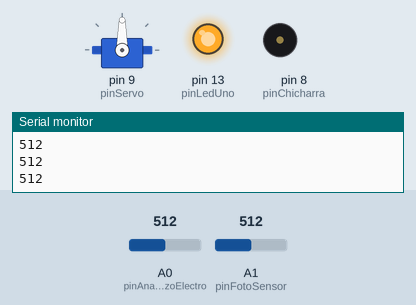
Simulated run of this sketch. Board: Arduino Uno, built with avr-gcc and run on an emulated ATmega328P. On the bench: servo, output pins drawn as LEDs (lit = HIGH), buzzer (waves = sounding), the last lines printed to the serial monitor. Inputs (shaded band) come from the test bench; at power-on: A1 (pinFotoSensor) = 512, A0 (pinAnalogoPiezoElectro) = 512.

Above: at 6.8 s.
6.9 s: A1 (pinFotoSensor) set to 888
8.4 s: A1 (pinFotoSensor) set to 913
At 8.52 s:
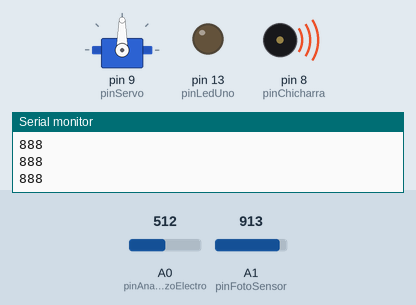
At 9.8 s:
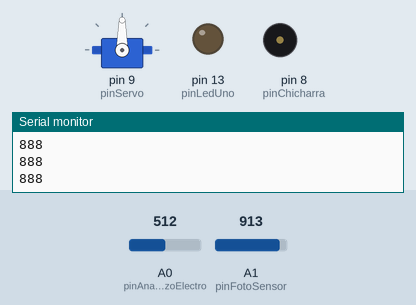
Timing chart, 0 to 12.8 s (numbered marks = the images above; inputs shaded):
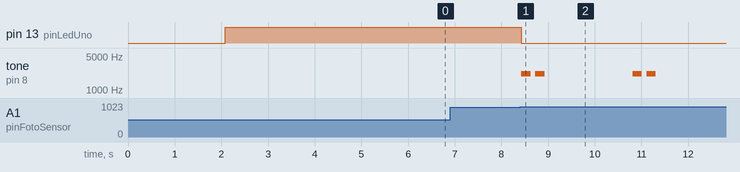

The sketch:

app.ino
```cpp
#include <Servo.h>

Servo servo;
byte pinServo=9;
byte posServo=0;

byte pinLedUno = 13;
byte pinChicharra= 8;

int pinAnalogoPiezoElectro = A0;

int pinPulzador=7;

byte pinFotoSensor= A1;

int e = 0;
int state = LOW;
int stateFotoSensor=LOW;

void setup()
{
    Serial.begin(115200);
    servo.attach(pinServo); // servo

    pinMode(LED_BUILTIN, OUTPUT); // led del pin 13---se usa como bandera

    pinMode(pinChicharra, OUTPUT); // chicharra
    pinMode(pinLedUno, OUTPUT); // chicharra

    pinMode(pinFotoSensor, INPUT); // analogo
}

void loop(){
    Serial.println(analogRead(pinFotoSensor));
    chicharraHorno(pinChicharra, 0);

    // delay(500);
    if (e == 0){
        girarServo(servo, 0);
    }
    if (piezoElectrico(pinAnalogoPiezoElectro) == HIGH & e==0)
    {
        leds(pinLedUno, 1);
        girarServo(servo, 1);
        e++;
        delay(3000);
    }
    if (fotorresistor(pinFotoSensor) == HIGH & e == 1)
    {
        leds(pinLedUno, 0);
        chicharraHorno(pinChicharra, HIGH);
        girarServo(servo, 0);
        chicharraHorno(pinChicharra, HIGH);
        e++;
        // delay(3000);
    }
}

//---------FUNCIONES----------------
// FOTO RESISTOR
byte fotorresistor(byte pinFotoSensor)
{
    // Serial.println(analogRead(pinFotoSensor));
    if (analogRead(pinFotoSensor)>900){
        stateFotoSensor=!stateFotoSensor;
        return stateFotoSensor;
    }
    return stateFotoSensor;
}
//PIEZO ELECTRICO
byte piezoElectrico(int pinAnalogoPiezoElectro)
{
    if(analogRead(pinAnalogoPiezoElectro)>100){
        state = !state;
        delay(300);
        return state;
    }
    // Serial.println(state);
    return state;
}
//PULZADOR
byte pulzador(int pinPulzador)
{
    if (digitalRead(pinPulzador) == HIGH)
    {
        // Serial.println(state);
        state = !state;
        delay(200);
        return state;
    }
    // delay(100);
    return state;
}
//GIRAR SERVO MOTOR

//la funcion girar servo recibe como primer parametro un objeto tipo servo Servo, despues en angulo, un numero positivo gira en contra de las manecillas de relog
//y un angulo negativo en sentido de las manecillas.
//ejemplo;
//girarServo(servo, 90) => gira 90 grados en contra de las manecillas
//girarServo(servo, -90) => gira 90 grados en sentido de las manecillas

int girarServo(Servo servo, int orden)
{
    switch(orden){
        case 0:
            for (int pos = servo.read(); pos >= 2; pos -= 1)
            {
                servo.write(pos);
                delay(20);
            }
            break;
        case 1:
            for (int pos = servo.read(); pos <= 120; pos += 1)
            {
                servo.write(pos);
                delay(30);
            }
            break;
        default:
            for (int pos = servo.read(); pos >= 2; pos -= 1)
            {
                servo.write(pos);
                delay(10);
            }
            break;
    }

}

//PRENDER Y APAGAR LEDS
//la funcion leds recibe como parametros el pin previamente definido como OUTPUT en setup y como segundo parametro
//un 0 o 1 en donde 0 apaga el led y 1 lo enciende
//ejemplo:

//const int ledPIN = 7;

//void setup() {
//  pinMode(ledPIN , OUTPUT);  //definir pin como salida
//}

//void loop(){
//    leds(7, 1)   => prende el led del pin 7
//    delay(1000)  => espera 1 segundo
//    leds(7, 0)   => apaga el led del pin 7

//}

int leds(int pinLed, byte onOff)
{
    if (onOff == 0)
    {
        digitalWrite(pinLed, LOW);
    }
    else
        digitalWrite(pinLed, HIGH);

    return digitalRead(pinLed);
}
//CHICHARRA
//la funcion chicharra recibe como parametros el pin previamente definido como OUTPUT en setup y como segundo parametro
//un 1 para hacer sonar la chicharra o un 0 para apagarla

byte chicharra(int pinChicharra, byte onOff)
{
    if (onOff == 1)
    {
        float sinVal;
        int toneVal;
        for (int x = 0; x < 180; x++)
        {
            sinVal = (sin(x * (3.14 / 180)));
            toneVal = 2000 + (int(sinVal * 1000));
            tone(pinChicharra, toneVal);
            delay(2);
        }
    }
    else
    {
        noTone(pinChicharra);
    }
}
byte chicharraHorno(int pinChicharra, byte onOff)
{
    if (onOff == 1)
    {
        float sinVal;
        int toneVal;
        for (int x = 0; x < 2; x++)
        {
            sinVal = (sin(8 * (3.14 / 180)));
            toneVal = 2000 + (int(sinVal * 1000));
            tone(pinChicharra, toneVal);
            delay(200);
            noTone(pinChicharra);
            delay(100);
        }
    }
    else
    {
        noTone(pinChicharra);
    }
}
//BLINK
void blinkFunction(int n)
{
    for (int i = n; i >= 0; i--)
    {
        digitalWrite(LED_BUILTIN, HIGH); // turn the LED on (HIGH is the voltage level)
        delay(100);                      // wait for a second
        digitalWrite(LED_BUILTIN, LOW);  // turn the LED off by making the voltage LOW
        delay(1000);
    }
}
```

Measured:
- the behaviour switches between 900 and 901 on A1 (pinFotoSensor) (found by bisection; images 0 and 1)
- after the input at 8.4 s, pin 13 (pinLedUno): HIGH → LOW at once; tone on pin 8 (pinChicharra): plays 2139 Hz for 0.20 s, 2139 Hz for 0.20 s, 2139 Hz for 0.20 s, 2139 Hz for 0.20 s, starting at once
